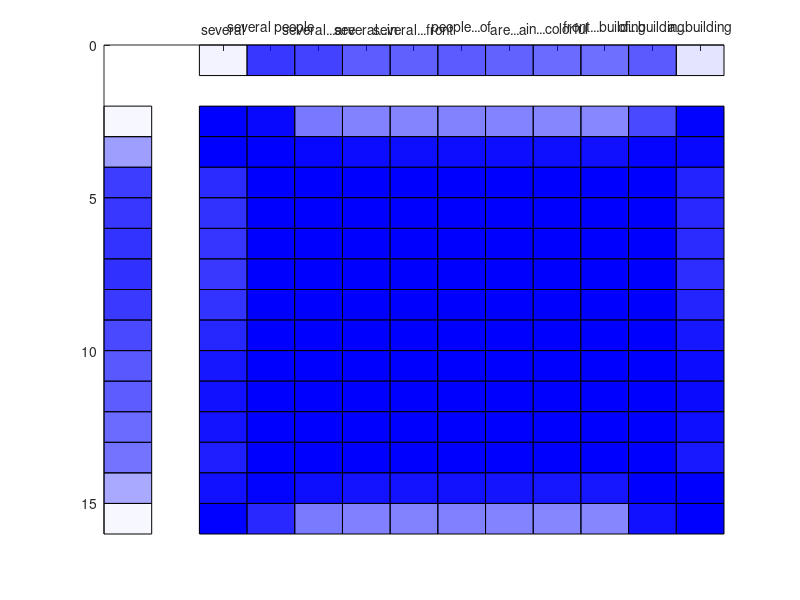

Write MATLAB code to recreate this figure. (Note: this script raises an error after producing the figure.)

%TE-unigram
% a=[ 0.31274732979  0.2533063   0.2938233   0.23882733  0.29927314  0.31225405 0.25207656; 
%     0.31103597  0.29112779  0.26995891  0.24689582  0.29229067  0.31103597 0.24350848;
%   0.30163389  1.          0.26452844  0.24426621  0.29411127  0.30163389 0.24103443;
%   0.34674483  0.26452844  1.          0.25603874  0.33089934  0.34674483 0.25904018;
%   0.28493063  0.24426621  0.25603874  1.          0.27765048  0.28493063 0.23745793;
%   0.4293389   0.29411127  0.33089934  0.27765048  1.          0.4293389 0.28911921;
%   0.31225405  0.2533063   0.2938233   0.23882733  0.29927314  1. 0.25207656;
%   0.3058882   0.24103443  0.25904018  0.23745793  0.28911921  0.3058882 1.        ];
%TE-phrase
% a=[ 0.37539511  0.21159797  0.19193056  0.16709504  0.18124507  0.16929919 0.20952532  0.2284134   0.25207656;
%   0.2324931   0.21368331  0.1987648   0.16945286  0.17224907  0.163794 0.19532316  0.20544816  0.20981926;
%   0.18687498  0.2324931   0.22078362  0.17842787  0.15524771  0.15304362 0.17232942  0.1744537   0.16744548;
%  0.18487411  0.22594515  0.25201871  0.20415615  0.1720179   0.15316514 0.16910996  0.1707975   0.16951589;
%   0.17554001  0.19735043  0.21390783  1.          0.29411127  0.228482 0.16413721  0.16559899  0.15969599;
%   0.18631753  0.17287671  0.18353643  0.29411127  1.          0.26710301 0.18101989  0.17537855  0.17383856;
%   0.21050703  0.20033747  0.19003991  0.228482    0.26710301  1. 0.20300055  0.19464851  0.16059583;
%   0.26330464  0.22984548  0.20989336  0.16413721  0.18101989  0.20300055 1.          0.42959986  0.25233316;
%  0.30537762  0.24103443  0.21046383  0.16559899  0.17537855  0.19464851 0.42959986  1.          0.29455138;
%   0.23675061  0.18973881  0.16910256  0.15969599  0.17383856  0.16059583 0.25233316  0.29455138  1.        ];
%QA-unigram
% a=[ 0.10767853  0.19818328  0.21426055  0.23661825  0.20457423  0.18790396 0.18406771  0.1921572   0.19453012  0.21060547;
%   0.13256969  0.20805561  0.22857438  0.335099    0.23123642  0.29618432 0.21112282  0.19507173  0.19248566  0.21920242;
%   0.11155658  0.20055781  0.31458132  0.23329257  0.20481006  0.18450997 0.29459649  0.18458415  0.18731105  0.21222948;
%   0.20796545  0.1945021   0.18288069  0.19615332  0.21708277  0.16925429 0.20593638  0.15902871  0.16044607  0.18523123;
%  0.25711797  0.19981121  0.49831252  0.29570005  0.25816242  0.19656272 0.24971241  0.17957121  0.17805465  0.19621662];
%QA-phrase not good
% a=[ 0.10767853  0.12776154  0.16507957  0.14695931  0.14784355  0.13270792 0.14782871  0.14719778  0.11644541  0.12125663  0.12286171  0.15670602  0.21060547;
%   0.22425682  0.17464619  0.25578999  0.1429666   0.14180088  0.12815582  0.13958931  0.13674331  0.111121    0.11501276  0.11557506  0.14190403  0.17730545;
%   0.1748516   0.15047747  0.14009622  0.13121815  0.12852081  0.11683187  0.12514277  0.1213038   0.1024134   0.10631966  0.10594374  0.12625439  0.14894877;
%   0.1364129   0.1330833   0.12870012  0.12407629  0.12225885  0.10849973  0.1128287   0.1070204   0.09305334  0.09610098  0.09591474  0.11150939   0.12704365;
%   0.13401516  0.13543409  0.13098595  0.12961012  0.12783713  0.11360755  0.11884623  0.10970413  0.09424232  0.09509713  0.09475043  0.10978776  0.12574408;
%   0.14952892  0.14948827  0.14001072  0.13601167  0.13559849  0.11900778  0.12647225  0.11689885  0.09866523  0.09980435  0.0998967   0.11821679  0.13901968;
%   0.16431322  0.16226579  0.14781153  0.14239553  0.14440169  0.12640751  0.13558338  0.12582085  0.10386002  0.10431276  0.1051977   0.12598118  0.15213308;
%  0.25711797  0.19812578  0.16565034  0.15318334  0.15475393  0.14008783   0.1589887   0.1514127   0.11736596  0.11768969  0.11881171  0.14860003   0.19621662];

%PI-unigram
% a=[1. 0.1789018 0.23618484 0.20747644 0.28224816 0.22094698 0.26236271 0.26725906 0.18438991 0.23618484 0.24659135;
%   0.21116221  0.23873668  0.23400122  0.19458241  0.22931903  0.2000947...
%    0.21572925  0.26528572  0.16935752  0.23400122  0.19929995;
%   0.23618484  0.19558243  1.          0.2048257   0.26980464  0.21144087...
%    0.24022279  0.27430271  0.17938348  1.          0.22835991;
%   0.23452068  0.19297827  0.22483811  0.27772814  0.27258448  0.19791129...
%    0.23210382  0.25376695  0.17558403  0.22483811  0.23039085;
%   0.28224816  0.19915496  0.26980464  0.23632697  1.          0.22944282...
%    0.27212515  0.3133782   0.19632035  0.26980464  0.25642239;
%   0.22094698  0.17228836  0.21144087  0.18688088  0.22944282  1....
%    0.21675914  0.23151524  0.17340179  0.21144087  0.21011192;
%   0.26236271  0.18319732  0.24022279  0.2085449   0.27212515  0.21675914...
%    1.          0.26617668  0.18555612  0.24022279  0.2419879 ;
%   0.26725906  0.21626581  0.27430271  0.22274262  0.3133782   0.23151524...
%    0.26617668  1.          0.20059194  0.27430271  0.25396013;
%   0.24764022  0.18168939  0.23410828  0.21178516  0.27748585  0.20909392...
%    0.23854179  0.26523247  0.17799597  0.23410828  0.2308408 ;
%   0.23618484  0.19558243  1.          0.2048257   0.26980464  0.21144087...
%    0.24022279  0.27430271  0.17938348  1.          0.22835991;
%   0.24659135  0.19078333  0.22835991  0.20864818  0.25642239  0.21011192...
%    0.2419879   0.25396013  0.19423667  0.22835991  1.;
%  0.1051897   0.10108419  0.10654924  0.10088259  0.20908652  0.10803439 0.10577474  0.20082345  0.10169727  0.10654924  0.10723179];
%new unigram
% a=[0.256566439544 0.9999900001 0.271502253734 0.307600519203 0.256802007904 0.322521969851 0.322521969851 0.243273888877 0.265120240841;
% 0.27220346515 0.271502253734 0.9999900001 0.295371406202 0.249856315964 0.306204916108 0.306204916108 0.232604485395 0.249477170521;
% 0.232050611904 0.239171870783 0.223137533945 0.254665136196 0.245565894488 0.265628850673 0.265628850673 0.219717771246 0.240667412774;
% 0.27105176516 0.274435266109 0.257568236169 0.352947406096 0.322267502228 0.328748785669 0.328748785669 0.245053332627 0.282027050445;
% 0.31699422751 0.313360857884 0.307095532903 0.461030211553 0.331020450607 0.479910496895 0.379910496895 0.273691498318 0.317203902418;
% 0.262461504861 0.265120240841 0.249477170521 0.297930818819 0.263119163511 0.313267295546 0.313267295546 0.231993952935 0.9999900001;
% 0.310843546772 0.32176882836 0.29857978355 0.39484189369 0.302804420308 0.439186040852 0.339186040852 0.26374792545 0.308908107761;
% 0.277955884202 0.263861146434 0.260383908614 0.325877567501 0.26678433401 0.330282332964 0.330282332964 0.237265278045 0.266395641588;
% 0.9999900001 0.256566439544 0.27220346515 0.306905954567 0.262727036926 0.318144461035 0.318144461035 0.243121154974 0.262461504861;
% 0.206498713666 0.210631159949 0.202916198569 0.219091483571 0.209887137084 0.229094170281 0.229094170281 0.229347474194 0.225366865751;
% 0.282655005478 0.287105056341 0.278428728448 0.380689658724 0.309843989525 0.382960590584 0.322960590584 0.255318852802 0.28113400913;
% 0.283564977433 0.312337549869 0.277438594382 0.356832360749 0.29295318982 0.394890157459 0.204890157459 0.254999738172 0.29937692196];
% [m n]=find(a);
% for ii=1:length(m)
%     x=n(ii)+[1 2 2 1];
%     y=m(ii)+[1 1 2 2];
%     patch(x,y,'b','facealpha',mod(1.95*a(m(ii),n(ii)),1)-0.15);
%     %patch(x,y,'b','facealpha',mod(1.95*a(m(ii),n(ii)),1));%origin for
%     %paper
%     
% end
% v1=[0.0946194783366; 0.0927980300789; 0.0637297388972; 0.0776232650687; 0.0956198752693; 0.0931831810073; 0.089779547619; 0.0745986213031; 0.0944552209468; 0.0571910980657; 0.0808192876564; 0.0705826557511];
% [m n]=find(v1);
% for ii=1:length(m)
%     x=n(ii)+[-1 0 0 -1];
%     y=m(ii)+[1 1 2 2];
%     patch(x,y,'b','facealpha',10*v1(m(ii),n(ii))-0.15);
%     
% end
% v2=[0.115810026645 0.117063920205 0.113649547529 0.115254659978 0.0825939021745 0.119832905464 0.099832905464 0.0754148122901 0.116547320251];
% [m n]=find(v2);
% for ii=1:length(m)
%     x=n(ii)+[1 2 2 1];
%     y=m(ii)+[-1 -1 0 0];
%     patch(x,y,'b','facealpha',8*v2(m(ii),n(ii))-0.15);
%     
% end
% axis([0,11,0,14])
%new conv1
% a=[0.837635833732 0.842248917321 0.714563608864 0.694076376622 0.621497587738 0.636491907606 0.672633370367 0.663389109279 0.676663040079 0.639130895166 0.734648619224;
% 0.694749442687 0.616265774997 0.916446921097 0.793953766414 0.775833825865 0.802777328783 0.86732357916 0.823179277689 0.824213630512 0.809980545512 0.747903309019;
% 0.657386590644 0.633424797775 0.824432686886 0.896886315023 0.815272372249 0.780720923438 0.801659616993 0.847435934592 0.845364091655 0.821480556083 0.785338114295;
% 0.617785248536 0.575031042937 0.799776513831 0.837361600232 0.92205963008 0.846118277883 0.826426768949 0.871291061043 0.860504787132 0.881390103912 0.760047143028;
% 0.611649117666 0.572606846706 0.797883606625 0.836479234193 0.904139970639 0.830040562188 0.82388751161 0.867774338078 0.845391258897 0.891019202726 0.757250357611;
% 0.658522767145 0.606364923434 0.842311912033 0.905488054693 0.89419914581 0.872918585951 0.8771199193 0.907950076508 0.937166991523 0.893435943255 0.82635747669;
% 0.656689444862 0.601752976725 0.832324474999 0.902345395192 0.895073482811 0.87436960695 0.882364501274 0.91149783964 0.927505752041 0.903995549923 0.896070080255;
% 0.724902212103 0.648526244941 0.793198026512 0.840403075941 0.758585763479 0.770382640037 0.810288905431 0.808952174826 0.819605672739 0.783150338939 0.841288806931;
% 0.759324196765 0.67618891093 0.6801331068 0.697463875757 0.63569627005 0.649885565783 0.678490470516 0.673603455568 0.681488818409 0.652822248851 0.721672757771;
% 0.786260212232 0.760953161885 0.689900734978 0.699704339466 0.623060135044 0.629314556702 0.66599321998 0.668466726616 0.671087589698 0.643402782854 0.714617625829;
% 0.814297688288 0.782190934731 0.70379902951 0.714005627734 0.635967902469 0.64902388341 0.679655818237 0.676240585366 0.690911149166 0.651066263656 0.738080307045;
% 0.712221520816 0.647219546121 0.773243849893 0.814349236583 0.732313775387 0.727481008615 0.775762133952 0.79245548531 0.775220563779 0.764705965673 0.790458090326;
% 0.721069007187 0.653573289014 0.877683267878 0.886021165466 0.806167111089 0.828974168095 0.866176466745 0.855216319738 0.903012291401 0.820131487518 0.893378114132;
% 0.772725561927 0.69633508143 0.840811955599 0.83990604388 0.742815518651 0.761049440037 0.813344053527 0.80204611614 0.822684021812 0.768092254051 0.889983653109];
% [m n]=find(a);
% for ii=1:length(m)
%     x=n(ii)+[1 2 2 1];
%     y=m(ii)+[1 1 2 2];
%     %patch(x,y,'b','facealpha',mod(1.95*a(m(ii),n(ii)),1));
%     patch(x,y,'b','facealpha',2*(a(m(ii),n(ii))-0.55));
%     
% end
% v1=[0.0651212352346; 0.0738763564473; 0.0733439204816; 0.0740882749369; 0.0735857784108; 0.0776592458782; 0.0775931670441; 0.0724165897717; 0.0632162711403; 0.0636035755932; 0.0651402665824; 0.0699419872681; 0.0767292627292; 0.0706840684816];
% [m n]=find(v1);
% for ii=1:length(m)
%     x=n(ii)+[-1 0 0 -1];
%     y=m(ii)+[1 1 2 2];
%     patch(x,y,'b','facealpha',50*(v1(m(ii),n(ii))-0.06));
%     
% end
% v2=[0.0844247232794 0.0784242868839 0.0933621028814 0.0956521264523 0.0906350779133 0.0857665619662 0.0929799189487 0.0940609711053 0.0949984327351 0.0919919211556 0.0937038766786];
% [m n]=find(v2);
% for ii=1:length(m)
%     x=n(ii)+[1 2 2 1];
%     y=m(ii)+[-1 -1 0 0];
%     patch(x,y,'b','facealpha',50*(v2(m(ii),n(ii))-0.076));
%     
% end
% axis([0,13,0,16])
%new conv2
a=[0.928118403792 0.643125493972 0.515879071976 0.507322287793 0.505436126853 0.507127469845 0.505666999018 0.50283157489 0.50178548079 0.558020399831 0.674865253191;
0.728564018413 0.872915393585 0.644364261812 0.631419545108 0.627710099947 0.630299466438 0.628505896092 0.624354856515 0.622495584179 0.658217985026 0.640616309356;
0.586470951534 0.771727331961 0.829629504474 0.810023764942 0.80678199146 0.810244926884 0.80522329913 0.798466026414 0.796488254761 0.747168122452 0.595876775232;
0.579981227884 0.762104663663 0.842798016566 0.822800556038 0.819706729947 0.823232878027 0.817921567942 0.810965216462 0.809012446655 0.744063276182 0.590340763642;
0.576882146334 0.759198423311 0.850552461983 0.830163882575 0.826924650083 0.830538511582 0.825174744574 0.818091101169 0.816072787163 0.740693279909 0.586626589958;
0.574243622773 0.754704452993 0.85425300686 0.834132919969 0.831106816652 0.834623757958 0.829059215414 0.821992997256 0.820051925879 0.742009580589 0.585320254971;
0.578431885026 0.755066793157 0.836189762709 0.817870928928 0.815584758063 0.818624822195 0.812937311319 0.806356039513 0.804735326655 0.756881232463 0.594383570582;
0.591998575756 0.763703700964 0.802461613409 0.785575757303 0.783685260216 0.786430940814 0.781094409133 0.775028195499 0.773611381128 0.773525938379 0.612641468986;
0.610867718759 0.779718953682 0.770091228639 0.753879561571 0.751806986916 0.754502342756 0.749765168774 0.744051518155 0.742613933317 0.777403462341 0.63142065337;
0.621765663569 0.794757917741 0.759451559657 0.742980880213 0.740509970561 0.743355354466 0.739014809603 0.733320435915 0.731740650839 0.766642019873 0.635926731459;
0.617133683571 0.801894571127 0.773467016739 0.755918767791 0.752929112841 0.756053531056 0.75181215194 0.745832465218 0.744032382291 0.755178377389 0.624541888144;
0.601866292823 0.790682510455 0.801344375009 0.782573562411 0.77928963406 0.782646223262 0.778131286945 0.771740409418 0.769789091852 0.7502204597 0.608918597961;
0.621140743333 0.676074865767 0.626691503612 0.618554979047 0.61837285034 0.619291035208 0.615585735761 0.612472239937 0.612052344703 0.828156086172 0.74538259893;
0.682434221061 0.589234742022 0.514741129904 0.507747825948 0.5072610627 0.50833069166 0.505996822326 0.503465468459 0.502985054991 0.621516769963 0.904022573773];
[m n]=find(a);

for ii=1:length(m)
    x=n(ii)+[1 2 2 1];
    y=m(ii)+[1 1 2 2];
    %patch(x,y,'b','facealpha',mod(2*(a(m(ii),n(ii))-0.5),1));
    %patch(x,y,'b','facealpha',2*(a(m(ii),n(ii))-0.50));%paper version
    temp=exp(10*(a(m(ii),n(ii))-0.50));
    patch(x,y,'b','facealpha',(exp(temp)-1)/(exp(temp)+1));
    
end
v1=[0.057769333326; 0.0664962133617; 0.0760359594614; 0.0766257031219; 0.0769713199157; 0.0771585416276; 0.0763904028494; 0.0748683812027; 0.073379741793; 0.0728643307036; 0.0714950263063; 0.0707541667306; 0.065443763636; 0.0577471159639];
[m n]=find(v1);
for ii=1:length(m)
    x=n(ii)+[-1 0 0 -1];
    y=m(ii)+[1 1 2 2];
    patch(x,y,'b','facealpha',40*(v1(m(ii),n(ii))-0.057));
    
end
v2=[0.0809648478095 0.0956570471264 0.0948110431137 0.0928010061877 0.0924929799486 0.0928404586446 0.0922999663643 0.0916001958748 0.0914045871382 0.0929714142937 0.0821564534985];
[m n]=find(v2);
for ii=1:length(m)
    x=n(ii)+[1 2 2 1];
    y=m(ii)+[-1 -1 0 0];
    patch(x,y,'b','facealpha',50*(v2(m(ii),n(ii))-0.08));
    
end
axis([0,13,0,16])
set(gca,'ydir','reverse','xaxislocation','top');
%set(gca,'xtick',[2.5 3.5 4.5 5.5 6.5 7.5 8.5 9.5 10.5],'xticklabel',{'several' 'people' 'are' 'in' 'front' 'of' 'a' 'colorful' 'building'});
%set(gca,'xtick',[2.5 3.5 4.5 5.5 6.5 7.5 8.5 9.5 10.5 11.5 12.5],'xticklabel',{'several' 'several people' 'several people are' ' people are in' 'are in front' 'in front of' 'front of a' 'of a colorful' 'a corlorful building' 'corlorful building' 'building'});
set(gca,'xtick',[2.5 3.5 4.5 5.5 6.5 7.5 8.5 9.5 10.5 11.5 12.5],'xticklabel',{'several' 'several people' 'several...are' 'several...in' 'several...front' 'people...of' 'are...a' 'in...colorful' 'front...building' 'of...building' 'a...building'});
ax = gca; 
ax.XTickLabelRotation = 45;
%set(gca,'ytick',[2.5 3.5 4.5 5.5 6.5 7.5 8.5 9.5 10.5 11.5 12.5 13.5],'yticklabel',{'people' 'are' 'walking' 'outside' 'the' 'building' 'that' 'has' 'several' 'murals' 'on' 'it'});
%set(gca,'ytick',[2.5 3.5 4.5 5.5 6.5 7.5 8.5 9.5 10.5 11.5 12.5 13.5 14.5 15.5],'yticklabel',{'people' 'people are' 'people are walking' 'are walking outside' 'walking outside the' 'outside the building' 'the building that' 'building that has' 'that has several' 'has several murals' 'several murals on' 'murals on it' 'on it' 'it'});
set(gca,'ytick',[2.5 3.5 4.5 5.5 6.5 7.5 8.5 9.5 10.5 11.5 12.5 13.5 14.5 15.5],'yticklabel',{'people' 'people are' 'people...walking' 'people...outside' 'people...the' 'are...building' 'walking...that' 'outside...has' 'the...several' 'building...murals' 'that...on' 'has...it' 'several...it' 'murals...it'});
set(gca,'FontSize',11)
% ay = gca; 
% ay.YTickLabelRotation = -45;
% set(gca,'xtick',[0.5 1.5 2.5 3.5 4.5 5.5 6.5 7.5 8.5 9.5],'xticklabel',{'the' 'movie' 'earned' '$' '161.5' 'million' 'in' 'north' 'acmerica' 'alone'});
% set(gca,'ytick',[0.5 1.5 2.5 3.5 4.5],'yticklabel',{'how' 'much' 'did' 'waterboy' 'gross'});
% set(gca,'xtick',[0.5 1.5 2.5 3.5 4.5 5.5 6.5 7.5 8.5 9.5 10.5],'xticklabel',{'she' 'signed' 'a' 'contract' 'with' 'random' 'house' 'to' 'write' 'a' 'book'});
% set(gca,'ytick',[0.5 1.5 2.5 3.5 4.5  5.5 6.5 7.5 8.5 9.5 10.5 11.5],'yticklabel',{'she' 'struck' 'a' 'deal' 'with' 'random' 'house' 'to' 'open' 'a' 'book' 'today'});